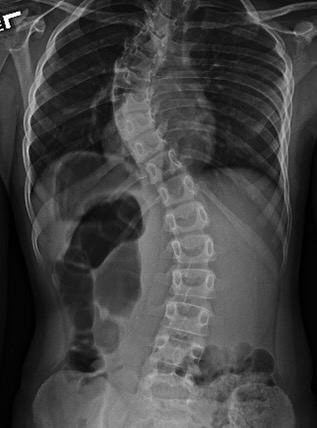
#> input picture term-project/input/Image-1.jpeg, 317 x 428 px
$ python detect.py   (older library calls are emulated)
#> lines starting #> are read from the running program, lines starting #| are printed output that depends on the picture; after the words box and inside, x2 and y2 are one past the last pixel; in counts of white or black regions, pixels touching at a corner belong together
import cv2
import numpy as np
from matplotlib import pyplot as plt

# Load the image in grayscale
# image = cv2.imread('input/Image-1.jpeg', cv2.IMREAD_GRAYSCALE)
# image = cv2.imread('input/Image-2.jpeg', cv2.IMREAD_GRAYSCALE)
image = cv2.imread('input/Image-1.jpeg', cv2.IMREAD_GRAYSCALE)
#> image is the input picture: shape (428, 317); min 0, max 255, mean 66.5
# image = cv2.imread('input/Image-4.jpeg', cv2.IMREAD_GRAYSCALE)

# Define the new height
new_height = 500  # Set your desired height

# Calculate the new width to maintain the aspect ratio
(h, w) = image.shape[:2]
aspect_ratio = w / h
new_width = int(new_height * aspect_ratio)

# Resize the image
resized_image = cv2.resize(image, (new_width, new_height), interpolation=cv2.INTER_AREA)

# Define the center region (spine area)
center_x, center_y = new_width // 2, new_height // 2  # Calculate center of the image
crop_width, crop_height = new_width // 2, 500  # Width and height of the cropped region

# Define the coordinates for the cropping
x_start = max(center_x - crop_width // 2, 0)
x_end = min(center_x + crop_width // 2, new_width)
y_start = max(center_y - crop_height // 2, 0)
y_end = min(center_y + crop_height // 2, new_height)

# # Create a binary mask for the cropped region
# mask = np.zeros_like(resized_image, dtype=np.uint8)
# mask[y_start:y_end, x_start:x_end] = 255
# # Apply the mask to extract the spine area
# spine_image = cv2.bitwise_and(resized_image, resized_image, mask=mask)

# Extract the cropped region
cropped_spine = resized_image[y_start:y_end, x_start:x_end]
# Sharpen the image using a kernel
sharpening_kernel = np.array([[0, -1, 0],
                               [-1, 5, -1],
                               [0, -1, 0]])
sharpened_image = cv2.filter2D(cropped_spine, -1, sharpening_kernel)


# Calculate gradients using Sobel operators
sobel_x = cv2.Sobel(resized_image, cv2.CV_64F, 1, 0, ksize=3)  # Gradient in X direction
sobel_y = cv2.Sobel(resized_image, cv2.CV_64F, 0, 1, ksize=3)  # Gradient in Y direction

# Calculate gradient magnitude
gradient_magnitude = np.sqrt(sobel_x**2 + sobel_y**2)
gradient_magnitude = cv2.convertScaleAbs(gradient_magnitude)

# Cropped spine image
# Calculate gradients using Sobel operators
sobel_x = cv2.Sobel(sharpened_image, cv2.CV_64F, 1, 0, ksize=3)  # Gradient in X direction
#> sobel_x: shape (500, 184) float64
sobel_y = cv2.Sobel(sharpened_image, cv2.CV_64F, 0, 1, ksize=3)  # Gradient in Y direction
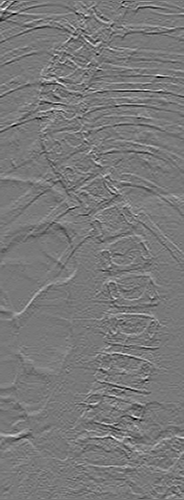
#> sobel_y: shape (500, 184) float64; min -490, max 544, mean 1.6; drawn with min black and max white

# Calculate gradient magnitude
gradient_magnitude_cropped_spine = np.sqrt(sobel_x**2 + sobel_y**2)
gradient_magnitude_cropped_spine = cv2.convertScaleAbs(gradient_magnitude_cropped_spine)

# Combine the original image with the gradient magnitude
# combined_image = cv2.addWeighted(resized_image, 0.5, gradient_magnitude, 0.5, 0)
combined_image = cv2.addWeighted(resized_image, 0.3, gradient_magnitude, 0.7, 0)
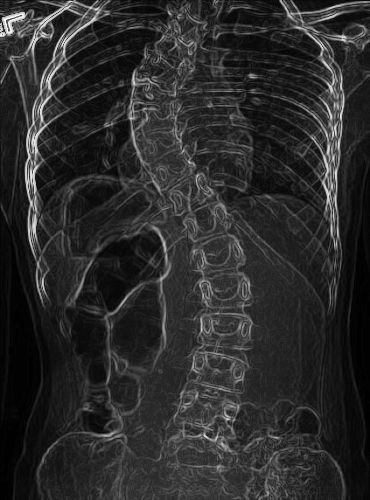
#> combined_image: shape (500, 370); min 0, max 255, mean 43.3
# combined_cropped_spine = cv2.addWeighted(cropped_spine, 0.5, gradient_magnitude_cropped_spine, 0.5, 0)
combined_cropped_spine = cv2.addWeighted(cropped_spine, 0.4, gradient_magnitude_cropped_spine, 0.6, 0)
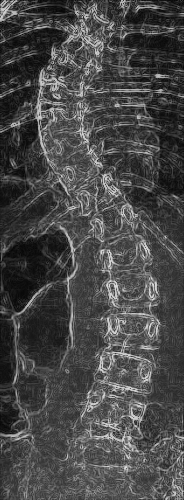
#> combined_cropped_spine: shape (500, 184); min 6, max 221, mean 72

# Define thresholds
low_threshold = 100
high_threshold = 155

# Apply double thresholding
strong_edges = (combined_cropped_spine >= high_threshold).astype(np.uint8) * 255  # Strong edges
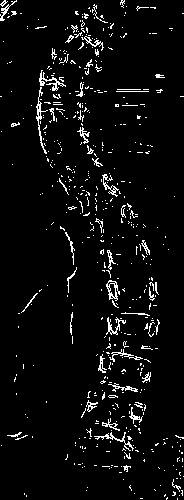
#> strong_edges: shape (500, 184); 4.7% white in thin lines or dots
weak_edges = ((combined_cropped_spine >= low_threshold) & (combined_cropped_spine < high_threshold)).astype(np.uint8) * 128  # Weak edges
#> weak_edges: shape (500, 184); values 0 (black) and 128 (white), 14.9% white in thin lines or dots

# Combine strong and weak edges into a single image
double_thresholded_image = strong_edges + weak_edges
# Parameters: low_threshold and high_threshold for edge detection
_, otsu_thresholded = cv2.threshold(combined_cropped_spine, 0, 255, cv2.THRESH_BINARY + cv2.THRESH_OTSU)
#> otsu_thresholded: shape (500, 184); 26.7% white in thin lines or dots
spine_Canny = cv2.Canny(double_thresholded_image, threshold1=100, threshold2=150)
#> spine_Canny: shape (500, 184); 16.8% white in thin lines or dots
median_filtered_image = cv2.medianBlur(otsu_thresholded, 3)  # Kernel size 5
#> median_filtered_image: shape (500, 184); 25.8% white; 267 white regions (215 under 20 px), largest, box (x1, y1, x2, y2) and area: (34, 4, 161, 500) 18331, (154, 431, 184, 500) 848, (0, 389, 38, 453) 426


# Display results
plt.figure(figsize=(15, 10))
plt.subplot(3, 3, 1)
plt.title('Original Image')
plt.imshow(image, cmap='gray')
plt.axis('off')
plt.subplot(3, 3, 2)
plt.title('Gradient Magnitude')
plt.imshow(gradient_magnitude, cmap='gray')
plt.axis('off')
plt.subplot(3, 3, 3)
plt.title('Combined Image (Original + Gradient Magnitude)')
plt.imshow(combined_image, cmap='gray')
plt.axis('off')
plt.subplot(3, 3, 4)
plt.title('cropped spine image')
plt.imshow(cropped_spine, cmap='gray')
plt.axis('off')
plt.subplot(3, 3, 5)
plt.title('Gradient Magnitude')
plt.imshow(gradient_magnitude_cropped_spine, cmap='gray')
plt.axis('off')
plt.subplot(3, 3, 6)
plt.title('Combined (cropped + Gradient Magnitude)')
plt.imshow(sharpened_image, cmap='gray')
plt.axis('off')
plt.subplot(3, 3, 7)
plt.title('Double threshold')
plt.imshow(double_thresholded_image, cmap='gray')
plt.axis('off')
plt.subplot(3, 3, 8)
plt.title('spine with canny')
plt.imshow(spine_Canny, cmap='gray')
plt.axis('off')
plt.subplot(3, 3, 9)
plt.title('spine with canny')
plt.imshow(median_filtered_image, cmap='gray')
plt.axis('off')
plt.show()

binary_image = np.array(median_filtered_image)


def conditionDialation(image,num=3):
    kernel = np.ones((3, 1), np.uint8)
    erodedCD_image = cv2.erode(image, kernel, iterations=1)
    kernel = np.ones((num, num), np.uint8)
    dialatedCD_image = cv2.dilate(erodedCD_image, kernel, iterations=1)
    # Perform bitwise AND operation to calculate the intersection
    intersection = cv2.bitwise_and(image, dialatedCD_image)
    return intersection
def remove_small_areas(image, min_area=50):
    # Convert to binary if the image is not already binary
    _, binary_image = cv2.threshold(image, 1, 255, cv2.THRESH_BINARY)

    # Find contours in the binary image
    contours, _ = cv2.findContours(binary_image, cv2.RETR_EXTERNAL, cv2.CHAIN_APPROX_SIMPLE)

    # Create an empty mask
    mask = np.zeros_like(image, dtype=np.uint8)

    # Iterate through contours and keep only those with an area >= min_area
    for contour in contours:
        if cv2.contourArea(contour) >= min_area:
            cv2.drawContours(mask, [contour], -1, 255, thickness=-1)  # Fill the retained region

    # Apply the mask to the image
    filtered_image = cv2.bitwise_and(image, mask)

    return filtered_image

gaussian_filtered_median = cv2.GaussianBlur(median_filtered_image, (5, 5), 0)
_, otsu_thresholded = cv2.threshold(gaussian_filtered_median, 0, 255, cv2.THRESH_BINARY + cv2.THRESH_OTSU)
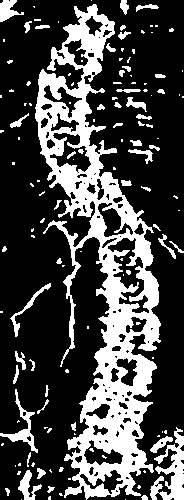
#> otsu_thresholded: shape (500, 184); 27.8% white; 134 white regions (83 under 20 px)


rsa_median_filtered_image = remove_small_areas(otsu_thresholded,500)
#> in remove_small_areas, `contours, _ = cv2.findContours(binary_image, cv2.RETR_EXTERNAL, cv2.CH..`: contours = 123 contours, 92 with area under 20; largest, box (x1, y1, x2, y2) and area: (35, 4, 161, 500) 25605, (150, 427, 184, 500) 976, (0, 389, 38, 453) 414, (18, 470, 42, 500) 243, (0, 0, 24, 22) 242
#> the loop in remove_small_areas, `for contour in contours:` made 123 passes
#> contour on passes 1, 2, 9, 16, 22, 23, 24, 37: [[125, 499]], [[21, 499]], [[68, 478], [68, 479], [70, 479], [70, 478]], [[15, 465], [15, 466]], [[158, 435], [157, 436], [159, 436], [159, 435]], [[74, 433], [74, 434], [75, 434]], [[162, 431], [162, 432]], [[152, 357], [152, 358], [153, 358], [153, 357]]
# Apply closing (dilation followed by erosion)
kernel = np.ones((5, 5), np.uint8)  # Define the kernel for morphological operations
closed_image = cv2.morphologyEx(rsa_median_filtered_image, cv2.MORPH_CLOSE, kernel)
#> closed_image: shape (500, 184); 28.1% white; 1 white region, box (x1, y1, x2, y2) and area: (35, 4, 184, 500) 25807
intersec1 = conditionDialation(closed_image,7 )
#> in conditionDialation, `dialatedCD_image = cv2.dilate(erodedCD_image, kernel, iterations=1)`:
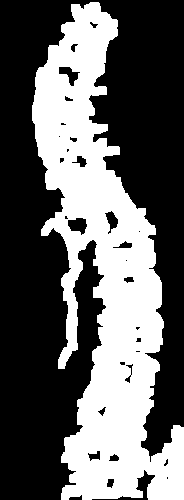
#> dialatedCD_image: shape (500, 184); 38.7% white; 1 white region
intersec2 = conditionDialation(intersec1,7)
intersec3 = conditionDialation(intersec2,7)
filter_intersec3 = remove_small_areas(intersec3)
#> in remove_small_areas (call 2), `contours, _ = cv2.findContours(binary_image, cv2.RETR_EXTERNAL, cv2.CH..`: contours = 1 contour; box (x1, y1, x2, y2) and area: (35, 4, 184, 500) 29501
#> the loop in remove_small_areas (call 2), `for contour in contours:` made 1 pass
filter_rsa = remove_small_areas(filter_intersec3,1000)
cd_filter_rsa = conditionDialation(filter_rsa,5)
filter_closed_image = remove_small_areas(closed_image)
median_filtered_cd_filter_rsa = cv2.medianBlur(cd_filter_rsa,5)
#> median_filtered_cd_filter_rsa: shape (500, 184); 28.4% white; 2 white regions (1 under 20 px), largest, box (x1, y1, x2, y2) and area: (35, 4, 184, 500) 26120
median_intersec3 = cv2.medianBlur(intersec3, 5)  # Kernel size 5
#> median_intersec3: shape (500, 184); 28.4% white; 2 white regions (1 under 20 px), largest, box (x1, y1, x2, y2) and area: (35, 4, 184, 500) 26123
# Define the kernel
kernel = cv2.getStructuringElement(cv2.MORPH_RECT, (7,7))
# Apply opening (erosion followed by dilation)
opened_image = cv2.morphologyEx(median_filtered_cd_filter_rsa, cv2.MORPH_OPEN, kernel)
#> opened_image: shape (500, 184); 26.2% white; 5 white regions
# kernel = cv2.getStructuringElement(cv2.MORPH_RECT, (11,11))
# # Apply opening (erosion followed by dilation)
# opened_image = cv2.morphologyEx(median_filtered_cd_filter_rsa, cv2.MORPH_OPEN, kernel)
filter_opened_image = remove_small_areas(opened_image,100)
#> in remove_small_areas (call 5), `contours, _ = cv2.findContours(binary_image, cv2.RETR_EXTERNAL, cv2.CH..`: contours = 5 contours; box (x1, y1, x2, y2) and area: (35, 6, 160, 497) 24109, (150, 430, 184, 500) 1282, (68, 235, 83, 249) 150, (56, 219, 65, 229) 68, (67, 488, 76, 495) 48
cd_filter_opened_image = conditionDialation(filter_opened_image,5)
#> in conditionDialation (call 5), `erodedCD_image = cv2.erode(image, kernel, iterations=1)`:
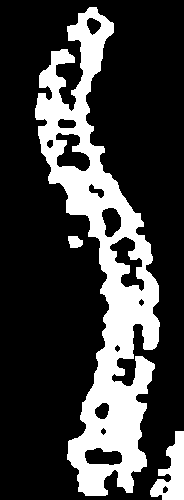
#> erodedCD_image: shape (500, 184); 24.4% white; 3 white regions, box (x1, y1, x2, y2) and area: (35, 7, 160, 496) 21023, (150, 431, 184, 500) 1285, (68, 236, 83, 248) 144
kernel = np.ones((9, 9), np.uint8)
dilated_cd_filter_opened_image = cv2.dilate(cd_filter_opened_image, kernel, iterations=1)
#> dilated_cd_filter_opened_image: shape (500, 184); 37.9% white; 2 white regions, box (x1, y1, x2, y2) and area: (31, 2, 164, 500) 32954, (146, 426, 184, 500) 1932
#> (the rest of the program and of its run is left out)
